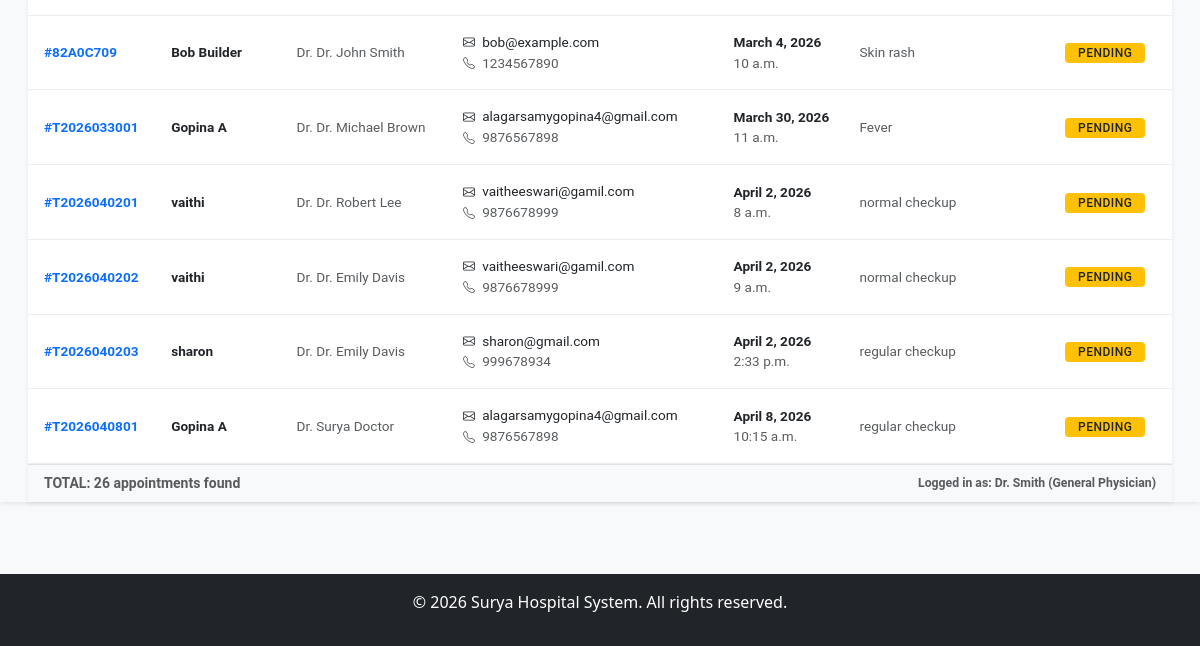
The page /appointments/doctor-dashboard/ (signed in, lower part) on the database as committed earlier.
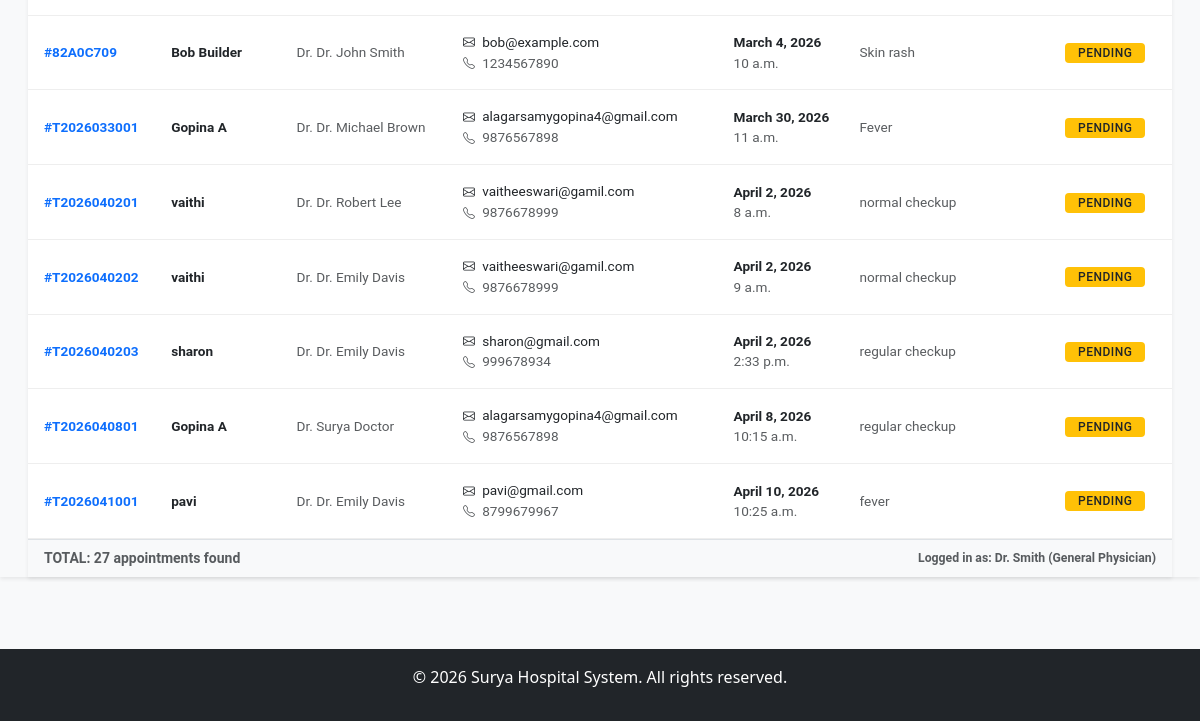
The same page on the database as committed later.
### appointments/models.py (models this page shows, shortened)
class Appointment(models.Model):
    STATUS_CHOICES = [
        ('pending', 'Pending / Waiting'),
        ('completed', 'Completed'),
        ('cancelled', 'Cancelled'),
    ]
    patient_name = models.CharField(max_length=100)
    patient_email = models.EmailField()
    patient_phone = models.CharField(max_length=20)
    doctor = models.ForeignKey(Doctor, on_delete=models.SET_NULL, null=True, blank=True)
    appointment_date = models.DateField()
    appointment_time = models.TimeField()
    reason = models.TextField()
    status = models.CharField(max_length=20, choices=STATUS_CHOICES, default='pending')
    token_number = models.CharField(max_length=20, editable=False, null=True, blank=True)
    created_at = models.DateTimeField(auto_now_add=True)
    class Meta:
        ordering = ['-appointment_date']

class Doctor(models.Model):
    name = models.CharField(max_length=100)
    username = models.CharField(max_length=100, unique=True, null=True, blank=True)
    email = models.EmailField(unique=True, null=True, blank=True)
    password = models.CharField(max_length=100, null=True, blank=True)
    specialization = models.CharField(max_length=100)
    department = models.ForeignKey(Department, on_delete=models.SET_NULL, null=True, blank=True, related_name='doctors')
    available_days = models.CharField(max_length=200, help_text="e.g., Monday, Tuesday, Wednesday")
    available_time_start = models.TimeField()
    available_time_end = models.TimeField()

### appointments/views.py (the view)
# urls.py: path('doctor-dashboard/', views.doctor_dashboard, name='doctor_dashboard'),
def doctor_dashboard(request):
    doctor_id = request.session.get('doctor_id')
    if not doctor_id:
        return redirect('doctor_login')
    try:
        doctor = Doctor.objects.get(id=doctor_id)
        doctor_appointments = Appointment.objects.all().order_by('appointment_date', 'appointment_time')
    except Doctor.DoesNotExist:
        return redirect('doctor_login')
    context = {
        'doctor': doctor,
        'appointments': doctor_appointments
    }
    return render(request, 'appointments/doctor_dashboard.html', context)

### appointments/templates/appointments/doctor_dashboard.html (shortened to what this page needs)
{% extends 'home/base.html' %}
{% block content %}
<div class="doctor-wrapper shadow-sm" style="margin-top: -1.5rem; min-height: 100vh; background-color: #f8f9fa;">
    <div class="container-fluid mt-4">
        <div class="row px-3">
            <div class="col-md-12 text-dark">
                <div id="appointments-sec" class="doctor-dashboard-section">
                    <div class="card shadow-sm border-0 rounded-0 overflow-hidden">
                        <div class="card-body p-0">
                            <div class="table-responsive">
                                <table class="table table-sm table-hover mb-0" style="font-size: 0.85rem;">
                                    <tbody>
                                        {% for appt in appointments %}
                                        <tr style="border-bottom: 1px solid #eee;">
                                            <td class="ps-3 py-3 fw-bold text-primary">#{{ appt.token_number }}</td>
                                            <td class="py-3 fw-bold text-dark">{{ appt.patient_name }}</td>
                                            <td class="py-3 text-muted">{% if appt.doctor %}Dr. {{ appt.doctor.name }}{% else %}<span class="badge bg-secondary p-1" style="font-size: 0.65rem;">Unassigned</span>{% endif %}</td>
                                            <td class="py-3">
                                                <div><i class="bi bi-envelope small me-1"></i> {{ appt.patient_email }}</div>
                                                <div class="text-muted"><i class="bi bi-telephone small me-1"></i> {{ appt.patient_phone }}</div>
                                            </td>
                                            <td class="py-3">
                                                <div class="fw-bold">{{ appt.appointment_date }}</div>
                                                <div class="text-muted">{{ appt.appointment_time }}</div>
                                            </td>
                                            <td class="py-3">
                                                <span class="text-muted" style="max-width: 250px; display: block; overflow: hidden; text-overflow: ellipsis; white-space: nowrap;" title="{{ appt.reason }}">
                                                    {{ appt.reason }}
                                                </span>
                                            </td>
                                            <td class="pe-3 text-center py-3">
                                                <span class="badge {% if appt.status == 'pending' %}bg-warning text-dark{% elif appt.status == 'completed' %}bg-success{% elif appt.status == 'cancelled' %}bg-danger{% else %}bg-secondary{% endif %}"
                                                    style="font-size: 0.75rem; font-weight: 500; border-radius: 4px; padding: 4px 10px; min-width: 80px;">
                                                    {{ appt.status|upper }}
                                                </span>
                                            </td>
                                        </tr>
                                        {% endfor %}
                                    </tbody>
                                </table>
                            </div>
                            <div class="p-2 px-3 border-top bg-light small fw-bold text-muted d-flex justify-content-between align-items-center">
                                <span>TOTAL: {{ appointments|length }} appointments found</span>
                                <span class="text-muted small italic">Logged in as: {{ doctor.name }} ({{ doctor.specialization }})</span>
                            </div>
                        </div>
                    </div>
                </div>
            </div>
        </div>
    </div>
</div>
{% endblock %}

Rows that differ between the two databases and show on the page:
added Appointment: token_number "T2026041001", patient_name "pavi", doctor.name "Dr. Emily Davis", patient_email "pavi@gmail.com", patient_phone "8799679967", appointment_date "April 10, 2026", appointment_time "10:25 a.m.", reason "fever", status "PENDING"
Other text that changed with them:
{{ appointments|length }}: "26" → "27"
